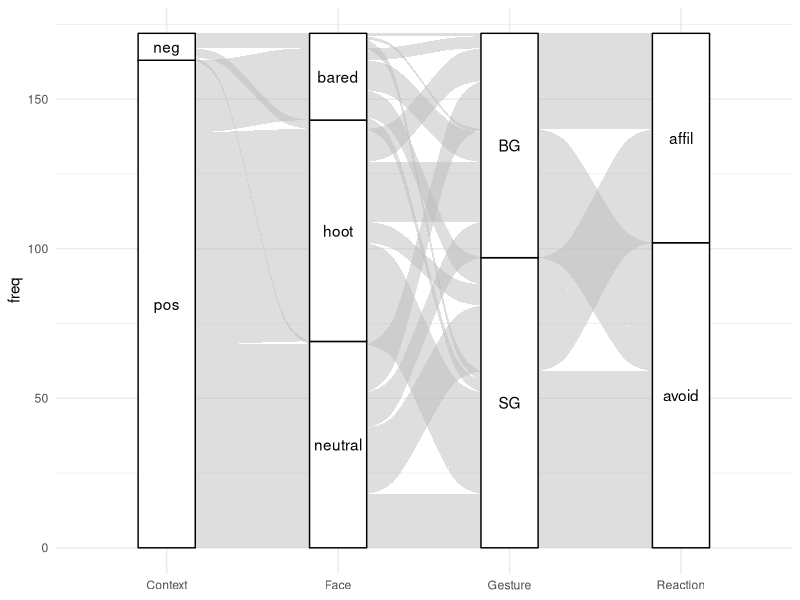

This figure's R source:
## ---- chunk 1
knitr::opts_chunk$set(echo = TRUE)

library(readxl)
library(ggalluvial)
library(tidyverse)
## ---- chunk 2
data <- read_xlsx("../data/Rawdata_Compositionality_18122019.xlsx", sheet = 1)
## ---- chunk 3

data %>%
  group_by(#rel_dom,
           face,context_dyad, GEST, REACT)%>%
  summarise(freq = n())%>%
  filter(#rel_dom != "NA", 
         face != "NA",
         context_dyad != "NA",
         GEST != "NA",
         REACT != "NA")%>%
  ggplot(.,
       aes(axis1 = context_dyad, 
           axis2 = face, 
           axis3 = GEST, axis4 = REACT,
           y = freq)) +
  scale_x_discrete(limits = c("Context","Face" ,"Gesture", "Reaction"), expand = c(.2, .05)) +
  geom_alluvium(#aes(fill = rel_dom)
                ) +
  geom_stratum() +
  geom_text(stat = "stratum", aes(label = after_stat(stratum))) +
  theme_minimal()
